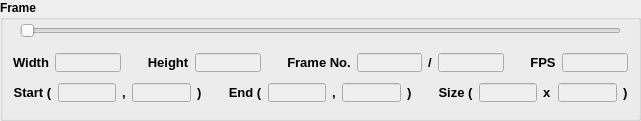
   <widget class="QGroupBox" name="groupBox_3">
    <property name="geometry">
     <rect>
      <x>640</x>
      <y>430</y>
      <width>641</width>
      <height>121</height>
     </rect>
    </property>
    <property name="font">
     <font>
      <weight>75</weight>
      <bold>true</bold>
     </font>
    </property>
    <property name="title">
     <string>Frame</string>
    </property>
    <widget class="QWidget" name="layoutWidget">
     <property name="geometry">
      <rect>
       <x>10</x>
       <y>80</y>
       <width>621</width>
       <height>25</height>
      </rect>
     </property>
     <layout class="QHBoxLayout" name="horizontalLayout_7">
      <property name="leftMargin">
       <number>3</number>
      </property>
      <property name="topMargin">
       <number>3</number>
      </property>
      <property name="rightMargin">
       <number>3</number>
      </property>
      <property name="bottomMargin">
       <number>3</number>
      </property>
      <item>
       <widget class="QLabel" name="label_roi_start">
        <property name="sizePolicy">
         <sizepolicy hsizetype="Preferred" vsizetype="Expanding">
          <horstretch>0</horstretch>
          <verstretch>0</verstretch>
         </sizepolicy>
        </property>
        <property name="font">
         <font>
          <pointsize>10</pointsize>
          <weight>75</weight>
          <bold>true</bold>
         </font>
        </property>
        <property name="text">
         <string>Start (</string>
        </property>
        <property name="alignment">
         <set>Qt::AlignCenter</set>
        </property>
       </widget>
      </item>
      <item>
       <widget class="QLineEdit" name="lineEdit_roi_start_x">
        <property name="enabled">
         <bool>false</bool>
        </property>
        <property name="sizePolicy">
         <sizepolicy hsizetype="Expanding" vsizetype="Expanding">
          <horstretch>0</horstretch>
          <verstretch>0</verstretch>
         </sizepolicy>
        </property>
        <property name="alignment">
         <set>Qt::AlignCenter</set>
        </property>
       </widget>
      </item>
      <item>
       <widget class="QLabel" name="label_width_3">
        <property name="sizePolicy">
         <sizepolicy hsizetype="Preferred" vsizetype="Expanding">
          <horstretch>0</horstretch>
          <verstretch>0</verstretch>
         </sizepolicy>
        </property>
        <property name="font">
         <font>
          <pointsize>10</pointsize>
          <weight>75</weight>
          <bold>true</bold>
         </font>
        </property>
        <property name="text">
         <string>,</string>
        </property>
       </widget>
      </item>
      <item>
       <widget class="QLineEdit" name="lineEdit_roi_start_y">
        <property name="enabled">
         <bool>false</bool>
        </property>
        <property name="sizePolicy">
         <sizepolicy hsizetype="Expanding" vsizetype="Expanding">
          <horstretch>0</horstretch>
          <verstretch>0</verstretch>
         </sizepolicy>
        </property>
        <property name="alignment">
         <set>Qt::AlignCenter</set>
        </property>
       </widget>
      </item>
      <item>
       <widget class="QLabel" name="label_width_4">
        <property name="sizePolicy">
         <sizepolicy hsizetype="Preferred" vsizetype="Expanding">
          <horstretch>0</horstretch>
          <verstretch>0</verstretch>
         </sizepolicy>
        </property>
        <property name="font">
         <font>
          <pointsize>10</pointsize>
          <weight>75</weight>
          <bold>true</bold>
         </font>
        </property>
        <property name="text">
         <string>)</string>
        </property>
       </widget>
      </item>
      <item>
       <spacer name="verticalSpacer_3">
        <property name="orientation">
         <enum>Qt::Vertical</enum>
        </property>
        <property name="sizeHint" stdset="0">
         <size>
          <width>20</width>
          <height>40</height>
         </size>
        </property>
       </spacer>
      </item>
      <item>
       <widget class="QLabel" name="label_roi_end">
        <property name="sizePolicy">
         <sizepolicy hsizetype="Preferred" vsizetype="Expanding">
          <horstretch>0</horstretch>
          <verstretch>0</verstretch>
         </sizepolicy>
        </property>
        <property name="font">
         <font>
          <pointsize>10</pointsize>
          <weight>75</weight>
          <bold>true</bold>
         </font>
        </property>
        <property name="text">
         <string>End (</string>
        </property>
        <property name="alignment">
         <set>Qt::AlignCenter</set>
        </property>
       </widget>
      </item>
      <item>
       <widget class="QLineEdit" name="lineEdit_roi_end_x">
        <property name="enabled">
         <bool>false</bool>
        </property>
        <property name="sizePolicy">
         <sizepolicy hsizetype="Expanding" vsizetype="Expanding">
          <horstretch>0</horstretch>
          <verstretch>0</verstretch>
         </sizepolicy>
        </property>
        <property name="alignment">
         <set>Qt::AlignCenter</set>
        </property>
       </widget>
      </item>
      <item>
       <widget class="QLabel" name="label_height_4">
        <property name="sizePolicy">
         <sizepolicy hsizetype="Preferred" vsizetype="Expanding">
          <horstretch>0</horstretch>
          <verstretch>0</verstretch>
         </sizepolicy>
        </property>
        <property name="font">
         <font>
          <pointsize>10</pointsize>
          <weight>75</weight>
          <bold>true</bold>
         </font>
        </property>
        <property name="text">
         <string>,</string>
        </property>
       </widget>
      </item>
      <item>
       <widget class="QLineEdit" name="lineEdit_roi_end_y">
        <property name="enabled">
         <bool>false</bool>
        </property>
        <property name="sizePolicy">
         <sizepolicy hsizetype="Expanding" vsizetype="Expanding">
          <horstretch>0</horstretch>
          <verstretch>0</verstretch>
         </sizepolicy>
        </property>
        <property name="alignment">
         <set>Qt::AlignCenter</set>
        </property>
       </widget>
      </item>
      <item>
       <widget class="QLabel" name="label_height_3">
        <property name="sizePolicy">
         <sizepolicy hsizetype="Preferred" vsizetype="Expanding">
          <horstretch>0</horstretch>
          <verstretch>0</verstretch>
         </sizepolicy>
        </property>
        <property name="font">
         <font>
          <pointsize>10</pointsize>
          <weight>75</weight>
          <bold>true</bold>
         </font>
        </property>
        <property name="text">
         <string>)</string>
        </property>
       </widget>
      </item>
      <item>
       <spacer name="verticalSpacer_4">
        <property name="orientation">
         <enum>Qt::Vertical</enum>
        </property>
        <property name="sizeHint" stdset="0">
         <size>
          <width>20</width>
          <height>40</height>
         </size>
        </property>
       </spacer>
      </item>
      <item>
       <widget class="QLabel" name="label_roi_size">
        <property name="sizePolicy">
         <sizepolicy hsizetype="Preferred" vsizetype="Expanding">
          <horstretch>0</horstretch>
          <verstretch>0</verstretch>
         </sizepolicy>
        </property>
        <property name="font">
         <font>
          <pointsize>10</pointsize>
          <weight>75</weight>
          <bold>true</bold>
         </font>
        </property>
        <property name="text">
         <string>Size (</string>
        </property>
        <property name="alignment">
         <set>Qt::AlignCenter</set>
        </property>
       </widget>
      </item>
      <item>
       <widget class="QLineEdit" name="lineEdit_roi_width">
        <property name="enabled">
         <bool>false</bool>
        </property>
        <property name="sizePolicy">
         <sizepolicy hsizetype="Expanding" vsizetype="Expanding">
          <horstretch>0</horstretch>
          <verstretch>0</verstretch>
         </sizepolicy>
        </property>
        <property name="alignment">
         <set>Qt::AlignCenter</set>
        </property>
       </widget>
      </item>
      <item>
       <widget class="QLabel" name="label_height_6">
        <property name="sizePolicy">
         <sizepolicy hsizetype="Preferred" vsizetype="Expanding">
          <horstretch>0</horstretch>
          <verstretch>0</verstretch>
         </sizepolicy>
        </property>
        <property name="font">
         <font>
          <pointsize>10</pointsize>
          <weight>75</weight>
          <bold>true</bold>
         </font>
        </property>
        <property name="text">
         <string>x</string>
        </property>
       </widget>
      </item>
      <item>
       <widget class="QLineEdit" name="lineEdit_roi_height">
        <property name="enabled">
         <bool>false</bool>
        </property>
        <property name="sizePolicy">
         <sizepolicy hsizetype="Expanding" vsizetype="Expanding">
          <horstretch>0</horstretch>
          <verstretch>0</verstretch>
         </sizepolicy>
        </property>
        <property name="alignment">
         <set>Qt::AlignCenter</set>
        </property>
       </widget>
      </item>
      <item>
       <widget class="QLabel" name="label_height_7">
        <property name="sizePolicy">
         <sizepolicy hsizetype="Preferred" vsizetype="Expanding">
          <horstretch>0</horstretch>
          <verstretch>0</verstretch>
         </sizepolicy>
        </property>
        <property name="font">
         <font>
          <pointsize>10</pointsize>
          <weight>75</weight>
          <bold>true</bold>
         </font>
        </property>
        <property name="text">
         <string>)</string>
        </property>
       </widget>
      </item>
     </layout>
    </widget>
    <widget class="QWidget" name="layoutWidget_2">
     <property name="geometry">
      <rect>
       <x>10</x>
       <y>50</y>
       <width>621</width>
       <height>25</height>
      </rect>
     </property>
     <layout class="QHBoxLayout" name="horizontalLayout_6">
      <property name="leftMargin">
       <number>3</number>
      </property>
      <property name="topMargin">
       <number>3</number>
      </property>
      <property name="rightMargin">
       <number>3</number>
      </property>
      <property name="bottomMargin">
       <number>3</number>
      </property>
      <item>
       <widget class="QLabel" name="label_width">
        <property name="sizePolicy">
         <sizepolicy hsizetype="Preferred" vsizetype="Expanding">
          <horstretch>0</horstretch>
          <verstretch>0</verstretch>
         </sizepolicy>
        </property>
        <property name="font">
         <font>
          <pointsize>10</pointsize>
          <weight>75</weight>
          <bold>true</bold>
         </font>
        </property>
        <property name="text">
         <string>Width</string>
        </property>
        <property name="alignment">
         <set>Qt::AlignCenter</set>
        </property>
       </widget>
      </item>
      <item>
       <widget class="QLineEdit" name="lineEdit_width">
        <property name="enabled">
         <bool>false</bool>
        </property>
        <property name="sizePolicy">
         <sizepolicy hsizetype="Expanding" vsizetype="Expanding">
          <horstretch>0</horstretch>
          <verstretch>0</verstretch>
         </sizepolicy>
        </property>
        <property name="alignment">
         <set>Qt::AlignCenter</set>
        </property>
       </widget>
      </item>
      <item>
       <spacer name="verticalSpacer_2">
        <property name="orientation">
         <enum>Qt::Vertical</enum>
        </property>
        <property name="sizeHint" stdset="0">
         <size>
          <width>20</width>
          <height>40</height>
         </size>
        </property>
       </spacer>
      </item>
      <item>
       <widget class="QLabel" name="label_height">
        <property name="sizePolicy">
         <sizepolicy hsizetype="Preferred" vsizetype="Expanding">
          <horstretch>0</horstretch>
          <verstretch>0</verstretch>
         </sizepolicy>
        </property>
        <property name="font">
         <font>
          <pointsize>10</pointsize>
          <weight>75</weight>
          <bold>true</bold>
         </font>
        </property>
        <property name="text">
         <string>Height</string>
        </property>
        <property name="alignment">
         <set>Qt::AlignCenter</set>
        </property>
       </widget>
      </item>
      <item>
       <widget class="QLineEdit" name="lineEdit_height">
        <property name="enabled">
         <bool>false</bool>
        </property>
        <property name="sizePolicy">
         <sizepolicy hsizetype="Expanding" vsizetype="Expanding">
          <horstretch>0</horstretch>
          <verstretch>0</verstretch>
         </sizepolicy>
        </property>
        <property name="alignment">
         <set>Qt::AlignCenter</set>
        </property>
       </widget>
      </item>
      <item>
       <spacer name="verticalSpacer">
        <property name="orientation">
         <enum>Qt::Vertical</enum>
        </property>
        <property name="sizeHint" stdset="0">
         <size>
          <width>20</width>
          <height>40</height>
         </size>
        </property>
       </spacer>
      </item>
      <item>
       <widget class="QLabel" name="label_frame_no">
        <property name="sizePolicy">
         <sizepolicy hsizetype="Preferred" vsizetype="Expanding">
          <horstretch>0</horstretch>
          <verstretch>0</verstretch>
         </sizepolicy>
        </property>
        <property name="font">
         <font>
          <pointsize>10</pointsize>
          <weight>75</weight>
          <bold>true</bold>
         </font>
        </property>
        <property name="text">
         <string>Frame No.</string>
        </property>
        <property name="alignment">
         <set>Qt::AlignCenter</set>
        </property>
       </widget>
      </item>
      <item>
       <widget class="QLineEdit" name="lineEdit_frame_no">
        <property name="enabled">
         <bool>false</bool>
        </property>
        <property name="sizePolicy">
         <sizepolicy hsizetype="Expanding" vsizetype="Expanding">
          <horstretch>0</horstretch>
          <verstretch>0</verstretch>
         </sizepolicy>
        </property>
        <property name="alignment">
         <set>Qt::AlignCenter</set>
        </property>
       </widget>
      </item>
      <item>
       <widget class="QLabel" name="label_frame_no_2">
        <property name="sizePolicy">
         <sizepolicy hsizetype="Preferred" vsizetype="Expanding">
          <horstretch>0</horstretch>
          <verstretch>0</verstretch>
         </sizepolicy>
        </property>
        <property name="font">
         <font>
          <pointsize>10</pointsize>
          <weight>75</weight>
          <bold>true</bold>
         </font>
        </property>
        <property name="text">
         <string>/</string>
        </property>
        <property name="alignment">
         <set>Qt::AlignCenter</set>
        </property>
       </widget>
      </item>
      <item>
       <widget class="QLineEdit" name="lineEdit_frame_total">
        <property name="enabled">
         <bool>false</bool>
        </property>
        <property name="sizePolicy">
         <sizepolicy hsizetype="Expanding" vsizetype="Expanding">
          <horstretch>0</horstretch>
          <verstretch>0</verstretch>
         </sizepolicy>
        </property>
        <property name="alignment">
         <set>Qt::AlignCenter</set>
        </property>
       </widget>
      </item>
      <item>
       <spacer name="verticalSpacer_5">
        <property name="orientation">
         <enum>Qt::Vertical</enum>
        </property>
        <property name="sizeHint" stdset="0">
         <size>
          <width>20</width>
          <height>40</height>
         </size>
        </property>
       </spacer>
      </item>
      <item>
       <widget class="QLabel" name="label_fps">
        <property name="sizePolicy">
         <sizepolicy hsizetype="Preferred" vsizetype="Expanding">
          <horstretch>0</horstretch>
          <verstretch>0</verstretch>
         </sizepolicy>
        </property>
        <property name="font">
         <font>
          <pointsize>10</pointsize>
          <weight>75</weight>
          <bold>true</bold>
         </font>
        </property>
        <property name="text">
         <string>FPS</string>
        </property>
        <property name="alignment">
         <set>Qt::AlignCenter</set>
        </property>
       </widget>
      </item>
      <item>
       <widget class="QLineEdit" name="lineEdit_fps">
        <property name="enabled">
         <bool>false</bool>
        </property>
        <property name="sizePolicy">
         <sizepolicy hsizetype="Expanding" vsizetype="Expanding">
          <horstretch>0</horstretch>
          <verstretch>0</verstretch>
         </sizepolicy>
        </property>
        <property name="alignment">
         <set>Qt::AlignLeading|Qt::AlignLeft|Qt::AlignVCenter</set>
        </property>
       </widget>
      </item>
     </layout>
    </widget>
    <widget class="QSlider" name="horizontalSlider_frame_no">
     <property name="geometry">
      <rect>
       <x>20</x>
       <y>20</y>
       <width>601</width>
       <height>22</height>
      </rect>
     </property>
     <property name="minimum">
      <number>1</number>
     </property>
     <property name="orientation">
      <enum>Qt::Horizontal</enum>
     </property>
    </widget>
   </widget>
